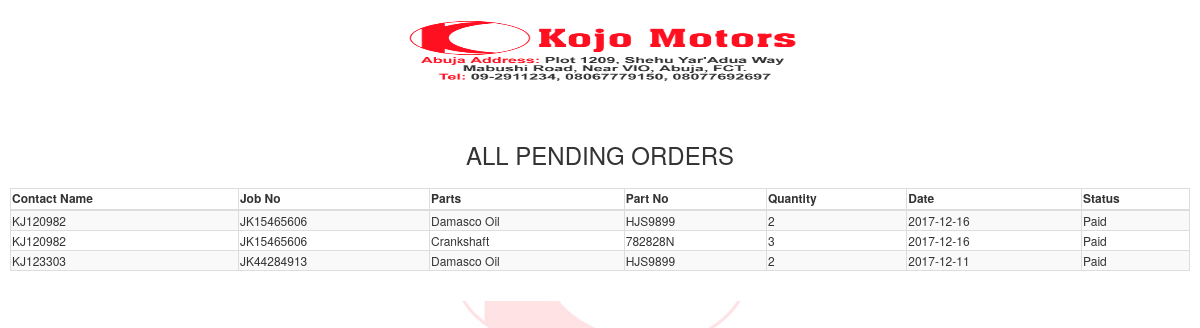
Screenshot of /partsorders.php (signed in) with the database file from the repository.
### tables this page shows
CREATE TABLE `partsorder` (
  `customerid` varchar(30) NOT NULL,
  `jobno` varchar(30) NOT NULL,
  `partsname` varchar(50) NOT NULL,
  `partsno` varchar(30) NOT NULL,
  `quantity` varchar(30) NOT NULL,
  `amount` varchar(30) NOT NULL,
  `pdate` date NOT NULL,
  `pid` int(20) NOT NULL,
  `status` varchar(20) NOT NULL
);

### partsorderlist2.php (the view)
<br />
<br />
<h3 align="center">ALL PENDING ORDERS</h3>
<div class="table-responsive"  style="background-color:#FFFFFF; padding:10px;">
                                <table class="table table-striped table-bordered table-hover" id="dataTables-example">
                                    <thead>
  <tr>
    <td><strong>Contact Name</strong></td>
    <td><strong>Job No</strong></td>
    <td><strong>Parts</strong></td>
    <td><strong>Part No</strong></td>
    <td><strong>Quantity</strong></td>
    <td><strong>Date</strong></td>
	<td><strong>Status</strong></td>
  </tr>
</thead>
<tbody>
<?php
$getrg = mysql_query("SELECT * FROM partsorder ORDER BY pdate DESC") or die(mysql_error());
while($rg = mysql_fetch_array($getrg)){
?>
  <tr>
    <td><?php echo $rg['customerid']; ?></td>
    <td><?php echo $rg['jobno']; ?></td>
    <td><?php echo $rg['partsname']; ?></td>
    <td><?php echo $rg['partsno']; ?></td>
    <td><?php echo $rg['quantity']; ?></td>
	<td><?php echo $rg['pdate']; ?></td>
    <td><?php echo $rg['status']; ?></td>
  </tr>
<?php } ?>
</tbody>
</table>
</div>

### partsorders.php (shortened to what this page needs)
<!DOCTYPE html>
<html>
<head>
    <link href="assets/plugins/bootstrap/bootstrap.css" rel="stylesheet" />
	<body onLoad="window.print()"><br>
	<div align="center"><img src="images/logo2.png" alt="KOJO MOTORS" width="403" height="62"></div>
<?php include_once('partsorderlist2.php'); ?>
</body>
</html>

### partsorders.php (style rules this page uses)
td { padding:1px !important; font-size:12px; }
body { background-image:url(images/invoicebg.jpg); background-position:center; background-repeat:no-repeat; background-size:full; }

### rows the page displays
partsorder: customerid "KJ120982", jobno "JK15465606", partsname "Damasco Oil", partsno "HJS9899", quantity "2", pdate "2017-12-16", status "Paid"
partsorder: customerid "KJ120982", jobno "JK15465606", partsname "Crankshaft", partsno "782828N", quantity "3", pdate "2017-12-16", status "Paid"
partsorder: customerid "KJ123303", jobno "JK44284913", partsname "Damasco Oil", partsno "HJS9899", quantity "2", pdate "2017-12-11", status "Paid"
